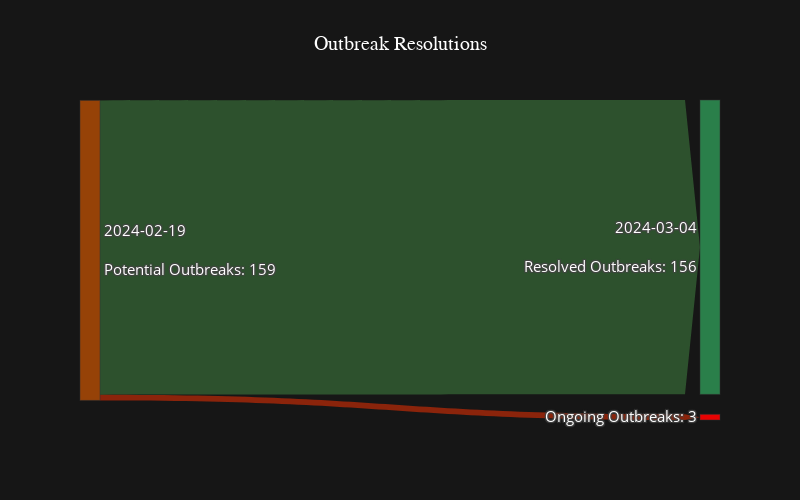

The notebook cell saved with this chart:
### Code cell
labels = [
    f"{date_previous_str}<br><br>Potential Outbreaks: {int(potential_outbreaks_week_1)}",  # 0
    f"Ongoing Outbreaks: {int(ongoing_outbreaks_week_2)}",       # 1
    f"{date_latest_str}<br><br>Resolved Outbreaks: {int(resolved_outbreaks_week_2)}",     # 2
]

# Adjusting source and target arrays based on the updated labels order
source = [0, 0]  # Starting from "Week 1 Potential Outbreaks"
target = [1, 2]  # Attempting to influence order: First to "Ongoing Outbreaks", then to "Resolved Outbreaks"
value = [
    ongoing_outbreaks_week_2,  # From Potential to Ongoing
    resolved_outbreaks_week_2,  # From Potential to Resolved
]

# Colors remain the same; adjusting the order if needed based on your preference
node_colors = [
    'rgba(204,85,0,0.7)',  # Burnt orange for Potential Outbreaks
    'rgba(255,0,0,0.9)',   # Red for Ongoing Outbreaks
    'rgba(50,171,96,0.7)',  # Green for Resolved Outbreaks
]
link_colors = [
    'rgba(255, 50, 0, 0.5)',  # A color closer to red for the transition to "Ongoing Outbreaks"
    'rgba(99, 217, 100, 0.3)'  # A color closer to green for the transition to "Resolved Outbreaks"
]
hover_colors = [
    'rgba(255, 50, 27, 0.8)',  # Brighter burnt orange for hover
    'rgba(76, 217, 100, 0.8)'   # Brighter green for hover
]
node_customdata = [
    "Potential Outbreaks",
    "Ongoing Outbreaks",
    "Resolved Outbreaks"
]
node_hovertemplate = '%{customdata}: %{value}<extra></extra>'
link_customdata = [
    "Transition to Ongoing",
    "Transition to Resolved"
]
link_hovertemplate = '%{source.customdata} to %{target.customdata}: %{value}<extra></extra>'


fig = go.Figure(data=[go.Sankey(
    
    node=dict(
        pad=20,
        thickness=20,
      line=dict(color="rgba(50,50,50,0.5)", width=1),  # Subtle border
        label=labels,
        color=node_colors,
        customdata=node_customdata,
        hovertemplate=node_hovertemplate
    ),
    link=dict(
        arrowlen=15,    
        source=source,
        target=target,
        value=value,
        color=link_colors,
        hovercolor=hover_colors,
        customdata=link_customdata,
        hovertemplate=link_hovertemplate
        ))])

# Updating layout
fig.update_layout(
title=dict(
        text=f"Outbreak Resolutions",
        font=dict(size=20, color='white', family="Arial, bold"),
        x=0.5,  # Title position with 0.5 being the center of the figure
        xanchor='center'  # Ensuring the title is centered at the specified x position
    ),
    font=dict(size=15, color='white'),
    paper_bgcolor='rgba(10,10,10,0.95)',
    plot_bgcolor='rgba(10,10,10,0.95)',
    width=800, 
    height=500
)

fig.show()

### Figure 1 — Plotly figure (JSON) as saved in the notebook; plotly's stock layout.template omitted (floating-point values rounded to 4 significant figures)
{"data": [{"link": {"arrowlen": 15, "color": ["rgba(255, 50, 0, 0.5)", "rgba(99, 217, 100, 0.3)"], "customdata": ["Transition to Ongoing", "Transition to Resolved"], "hovercolor": ["rgba(255, 50, 27, 0.8)", "rgba(76, 217, 100, 0.8)"], "hovertemplate": "%{source.customdata} to %{target.customdata}: %{value}<extra></extra>", "source": [0, 0], "target": [1, 2], "value": [3, 156]}, "node": {"color": ["rgba(204,85,0,0.7)", "rgba(255,0,0,0.9)", "rgba(50,171,96,0.7)"], "customdata": ["Potential Outbreaks", "Ongoing Outbreaks", "Resolved Outbreaks"], "hovertemplate": "%{customdata}: %{value}<extra></extra>", "label": ["2024-02-19<br><br>Potential Outbreaks: 159", "Ongoing Outbreaks: 3", "2024-03-04<br><br>Resolved Outbreaks: 156"], "line": {"color": "rgba(50,50,50,0.5)", "width": 1}, "pad": 20, "thickness": 20}, "type": "sankey"}], "layout": {"font": {"color": "white", "size": 15}, "height": 500, "paper_bgcolor": "rgba(10,10,10,0.95)", "plot_bgcolor": "rgba(10,10,10,0.95)", "title": {"font": {"color": "white", "family": "Arial, bold", "size": 20}, "text": "Outbreak Resolutions", "x": 0.5, "xanchor": "center"}, "width": 800}}
